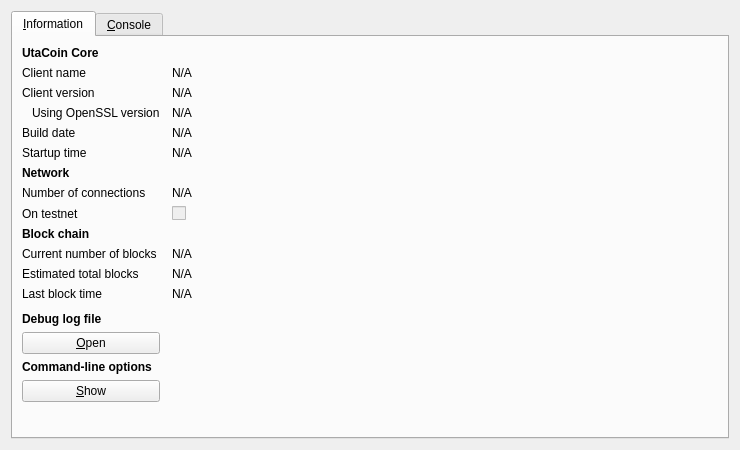
<?xml version="1.0" encoding="UTF-8"?>
<ui version="4.0">
 <class>RPCConsole</class>
 <widget class="QDialog" name="RPCConsole">
  <property name="geometry">
   <rect>
    <x>0</x>
    <y>0</y>
    <width>740</width>
    <height>450</height>
   </rect>
  </property>
  <property name="windowTitle">
   <string>UtaCoin - Debug window</string>
  </property>
  <layout class="QVBoxLayout" name="verticalLayout_2">
   <item>
    <widget class="QTabWidget" name="tabWidget">
     <property name="currentIndex">
      <number>0</number>
     </property>
     <widget class="QWidget" name="tab_info">
      <attribute name="title">
       <string>&amp;Information</string>
      </attribute>
      <layout class="QGridLayout" name="gridLayout" columnstretch="0,1">
       <property name="horizontalSpacing">
        <number>12</number>
       </property>
       <item row="0" column="0">
        <widget class="QLabel" name="label_9">
         <property name="font">
          <font>
           <weight>75</weight>
           <bold>true</bold>
          </font>
         </property>
         <property name="text">
          <string>UtaCoin Core</string>
         </property>
        </widget>
       </item>
       <item row="1" column="0">
        <widget class="QLabel" name="label_5">
         <property name="text">
          <string>Client name</string>
         </property>
        </widget>
       </item>
       <item row="1" column="1">
        <widget class="QLabel" name="clientName">
         <property name="cursor">
          <cursorShape>IBeamCursor</cursorShape>
         </property>
         <property name="text">
          <string>N/A</string>
         </property>
         <property name="textFormat">
          <enum>Qt::PlainText</enum>
         </property>
         <property name="textInteractionFlags">
          <set>Qt::LinksAccessibleByMouse|Qt::TextSelectableByKeyboard|Qt::TextSelectableByMouse</set>
         </property>
        </widget>
       </item>
       <item row="2" column="0">
        <widget class="QLabel" name="label_6">
         <property name="text">
          <string>Client version</string>
         </property>
        </widget>
       </item>
       <item row="2" column="1">
        <widget class="QLabel" name="clientVersion">
         <property name="cursor">
          <cursorShape>IBeamCursor</cursorShape>
         </property>
         <property name="text">
          <string>N/A</string>
         </property>
         <property name="textFormat">
          <enum>Qt::PlainText</enum>
         </property>
         <property name="textInteractionFlags">
          <set>Qt::LinksAccessibleByMouse|Qt::TextSelectableByKeyboard|Qt::TextSelectableByMouse</set>
         </property>
        </widget>
       </item>
       <item row="3" column="0">
        <widget class="QLabel" name="label_14">
         <property name="text">
          <string>Using OpenSSL version</string>
         </property>
         <property name="indent">
          <number>10</number>
         </property>
        </widget>
       </item>
       <item row="3" column="1">
        <widget class="QLabel" name="openSSLVersion">
         <property name="cursor">
          <cursorShape>IBeamCursor</cursorShape>
         </property>
         <property name="text">
          <string>N/A</string>
         </property>
         <property name="textFormat">
          <enum>Qt::PlainText</enum>
         </property>
         <property name="textInteractionFlags">
          <set>Qt::LinksAccessibleByMouse|Qt::TextSelectableByKeyboard|Qt::TextSelectableByMouse</set>
         </property>
        </widget>
       </item>
       <item row="4" column="0">
        <widget class="QLabel" name="label_12">
         <property name="text">
          <string>Build date</string>
         </property>
        </widget>
       </item>
       <item row="4" column="1">
        <widget class="QLabel" name="buildDate">
         <property name="cursor">
          <cursorShape>IBeamCursor</cursorShape>
         </property>
         <property name="text">
          <string>N/A</string>
         </property>
         <property name="textFormat">
          <enum>Qt::PlainText</enum>
         </property>
         <property name="textInteractionFlags">
          <set>Qt::LinksAccessibleByMouse|Qt::TextSelectableByKeyboard|Qt::TextSelectableByMouse</set>
         </property>
        </widget>
       </item>
       <item row="5" column="0">
        <widget class="QLabel" name="label_13">
         <property name="text">
          <string>Startup time</string>
         </property>
        </widget>
       </item>
       <item row="5" column="1">
        <widget class="QLabel" name="startupTime">
         <property name="cursor">
          <cursorShape>IBeamCursor</cursorShape>
         </property>
         <property name="text">
          <string>N/A</string>
         </property>
         <property name="textFormat">
          <enum>Qt::PlainText</enum>
         </property>
         <property name="textInteractionFlags">
          <set>Qt::LinksAccessibleByMouse|Qt::TextSelectableByKeyboard|Qt::TextSelectableByMouse</set>
         </property>
        </widget>
       </item>
       <item row="6" column="0">
        <widget class="QLabel" name="label_11">
         <property name="font">
          <font>
           <weight>75</weight>
           <bold>true</bold>
          </font>
         </property>
         <property name="text">
          <string>Network</string>
         </property>
        </widget>
       </item>
       <item row="7" column="0">
        <widget class="QLabel" name="label_7">
         <property name="text">
          <string>Number of connections</string>
         </property>
        </widget>
       </item>
       <item row="7" column="1">
        <widget class="QLabel" name="numberOfConnections">
         <property name="cursor">
          <cursorShape>IBeamCursor</cursorShape>
         </property>
         <property name="text">
          <string>N/A</string>
         </property>
         <property name="textFormat">
          <enum>Qt::PlainText</enum>
         </property>
         <property name="textInteractionFlags">
          <set>Qt::LinksAccessibleByMouse|Qt::TextSelectableByKeyboard|Qt::TextSelectableByMouse</set>
         </property>
        </widget>
       </item>
       <item row="8" column="0">
        <widget class="QLabel" name="label_8">
         <property name="text">
          <string>On testnet</string>
         </property>
        </widget>
       </item>
       <item row="8" column="1">
        <widget class="QCheckBox" name="isTestNet">
         <property name="enabled">
          <bool>false</bool>
         </property>
         <property name="text">
          <string/>
         </property>
        </widget>
       </item>
       <item row="9" column="0">
        <widget class="QLabel" name="label_10">
         <property name="font">
          <font>
           <weight>75</weight>
           <bold>true</bold>
          </font>
         </property>
         <property name="text">
          <string>Block chain</string>
         </property>
        </widget>
       </item>
       <item row="10" column="0">
        <widget class="QLabel" name="label_3">
         <property name="text">
          <string>Current number of blocks</string>
         </property>
        </widget>
       </item>
       <item row="10" column="1">
        <widget class="QLabel" name="numberOfBlocks">
         <property name="cursor">
          <cursorShape>IBeamCursor</cursorShape>
         </property>
         <property name="text">
          <string>N/A</string>
         </property>
         <property name="textFormat">
          <enum>Qt::PlainText</enum>
         </property>
         <property name="textInteractionFlags">
          <set>Qt::LinksAccessibleByMouse|Qt::TextSelectableByKeyboard|Qt::TextSelectableByMouse</set>
         </property>
        </widget>
       </item>
       <item row="11" column="0">
        <widget class="QLabel" name="label_4">
         <property name="text">
          <string>Estimated total blocks</string>
         </property>
        </widget>
       </item>
       <item row="11" column="1">
        <widget class="QLabel" name="totalBlocks">
         <property name="cursor">
          <cursorShape>IBeamCursor</cursorShape>
         </property>
         <property name="text">
          <string>N/A</string>
         </property>
         <property name="textFormat">
          <enum>Qt::PlainText</enum>
         </property>
         <property name="textInteractionFlags">
          <set>Qt::LinksAccessibleByMouse|Qt::TextSelectableByKeyboard|Qt::TextSelectableByMouse</set>
         </property>
        </widget>
       </item>
       <item row="12" column="0">
        <widget class="QLabel" name="label_2">
         <property name="text">
          <string>Last block time</string>
         </property>
        </widget>
       </item>
       <item row="12" column="1">
        <widget class="QLabel" name="lastBlockTime">
         <property name="cursor">
          <cursorShape>IBeamCursor</cursorShape>
         </property>
         <property name="text">
          <string>N/A</string>
         </property>
         <property name="textFormat">
          <enum>Qt::PlainText</enum>
         </property>
         <property name="textInteractionFlags">
          <set>Qt::LinksAccessibleByMouse|Qt::TextSelectableByKeyboard|Qt::TextSelectableByMouse</set>
         </property>
        </widget>
       </item>
       <item row="13" column="0">
        <spacer name="verticalSpacer_2">
         <property name="orientation">
          <enum>Qt::Vertical</enum>
         </property>
         <property name="sizeHint" stdset="0">
          <size>
           <width>20</width>
           <height>20</height>
          </size>
         </property>
        </spacer>
       </item>
       <item row="14" column="0">
        <widget class="QLabel" name="labelDebugLogfile">
         <property name="font">
          <font>
           <weight>75</weight>
           <bold>true</bold>
          </font>
         </property>
         <property name="text">
          <string>Debug log file</string>
         </property>
        </widget>
       </item>
       <item row="15" column="0">
        <widget class="QPushButton" name="openDebugLogfileButton">
         <property name="toolTip">
          <string>Open the UtaCoin debug log file from the current data directory. This can take a few seconds for large log files.</string>
         </property>
         <property name="text">
          <string>&amp;Open</string>
         </property>
         <property name="autoDefault">
          <bool>false</bool>
         </property>
        </widget>
       </item>
       <item row="16" column="0">
        <widget class="QLabel" name="labelCLOptions">
         <property name="font">
          <font>
           <weight>75</weight>
           <bold>true</bold>
          </font>
         </property>
         <property name="text">
          <string>Command-line options</string>
         </property>
        </widget>
       </item>
       <item row="17" column="0">
        <widget class="QPushButton" name="showCLOptionsButton">
         <property name="toolTip">
          <string>Show the UtaCoin-Qt help message to get a list with possible UtaCoin command-line options.</string>
         </property>
         <property name="text">
          <string>&amp;Show</string>
         </property>
         <property name="autoDefault">
          <bool>false</bool>
         </property>
        </widget>
       </item>
       <item row="18" column="0">
        <spacer name="verticalSpacer">
         <property name="orientation">
          <enum>Qt::Vertical</enum>
         </property>
         <property name="sizeHint" stdset="0">
          <size>
           <width>20</width>
           <height>40</height>
          </size>
         </property>
        </spacer>
       </item>
      </layout>
     </widget>
     <widget class="QWidget" name="tab_console">
      <attribute name="title">
       <string>&amp;Console</string>
      </attribute>
      <layout class="QVBoxLayout" name="verticalLayout_3">
       <property name="spacing">
        <number>3</number>
       </property>
       <item>
        <widget class="QTextEdit" name="messagesWidget">
         <property name="minimumSize">
          <size>
           <width>0</width>
           <height>100</height>
          </size>
         </property>
         <property name="readOnly">
          <bool>true</bool>
         </property>
         <property name="tabKeyNavigation" stdset="0">
          <bool>false</bool>
         </property>
         <property name="columnCount" stdset="0">
          <number>2</number>
         </property>
        </widget>
       </item>
       <item>
        <layout class="QHBoxLayout" name="horizontalLayout">
         <property name="spacing">
          <number>3</number>
         </property>
         <item>
          <widget class="QLabel" name="label">
           <property name="text">
            <string notr="true">&gt;</string>
           </property>
          </widget>
         </item>
         <item>
          <widget class="QLineEdit" name="lineEdit"/>
         </item>
         <item>
          <widget class="QPushButton" name="clearButton">
           <property name="maximumSize">
            <size>
             <width>24</width>
             <height>24</height>
            </size>
           </property>
           <property name="toolTip">
            <string>Clear console</string>
           </property>
           <property name="text">
            <string/>
           </property>
           <property name="icon">
            <iconset resource="../bitcoin.qrc">
             <normaloff>:/icons/remove</normaloff>:/icons/remove</iconset>
           </property>
           <property name="shortcut">
            <string notr="true">Ctrl+L</string>
           </property>
           <property name="autoDefault">
            <bool>false</bool>
           </property>
          </widget>
         </item>
        </layout>
       </item>
      </layout>
     </widget>
    </widget>
   </item>
  </layout>
 </widget>
 <resources>
  <include location="../bitcoin.qrc"/>
 </resources>
 <connections/>
</ui>
